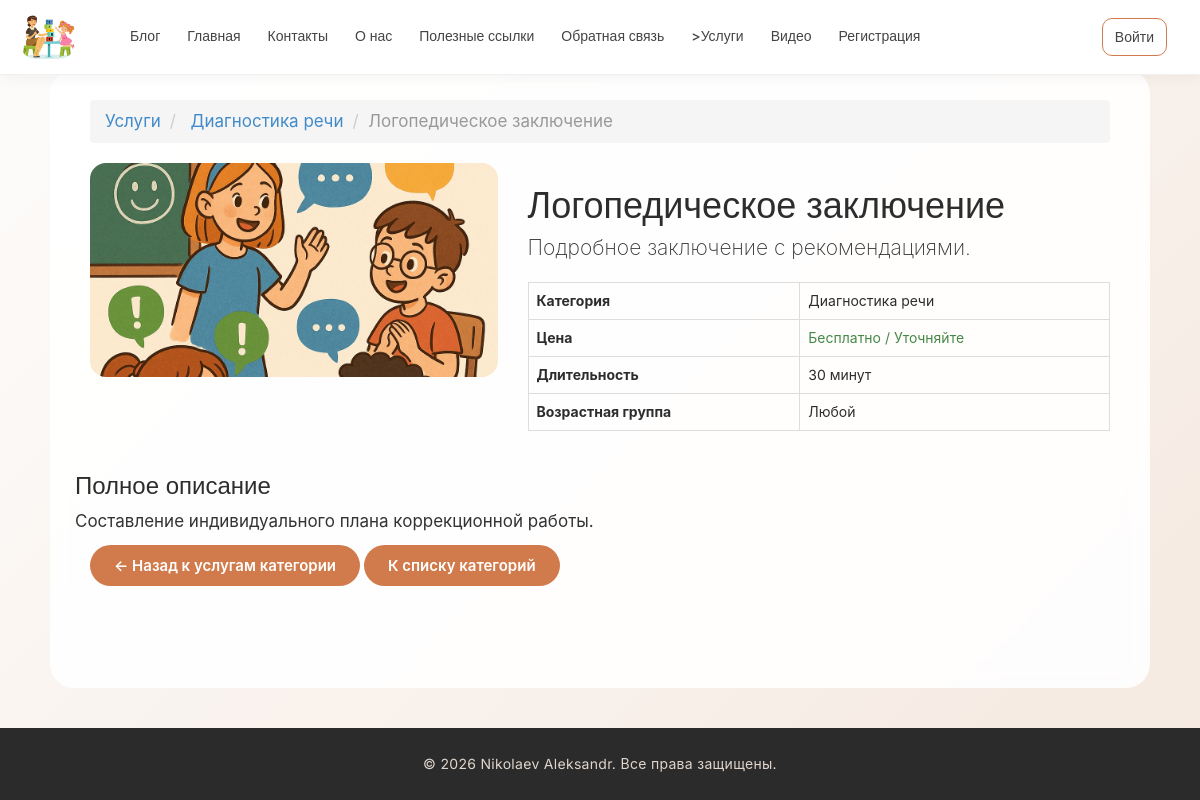
Page /service/2/ on the committed database.
### app/models.py (models this page shows, shortened)
class Service(models.Model):
    category = models.ForeignKey(ServiceCategory, on_delete=models.CASCADE,
                                 verbose_name="Категория",
                                 related_name='services')
    name = models.CharField("Название услуги", max_length=100)
    short_description = models.TextField("Краткое описание")
    description = models.TextField("Полное описание")
    price = models.DecimalField(verbose_name="Цена",
                                max_digits=10,
                                decimal_places=2,
                                blank=True,
                                help_text="Можно оставить пустым, если услуга бесплатная",
                                null=True)
    image = models.FileField(verbose_name = "Путь к картинке", blank=True)
    duration = models.CharField("Длительность", max_length=100, blank=True)
    age_group = models.CharField("Возрастная группа", max_length=100, blank = True)
    class Meta:
        verbose_name = "Услуга"
        verbose_name_plural = "Услуги"
        ordering = ['category','name']

class ServiceCategory(models.Model):
    name = models.CharField("Название категории",max_length=100)
    description = models.TextField(verbose_name ="Описание", blank=True)
    class Meta:
        verbose_name = "Категория услуги"
        verbose_name_plural = "Категории услуг"
    def get_absolute_url(self):
        return reverse('category_services', args=[str(self.id)])

### app/views.py (the view)
# urls.py: path('service/<int:service_id>/', views.service_detail, name='service_detail'),
def service_detail(request, service_id):
    service = get_object_or_404(Service, id=service_id)
    return render(request, 'app/service_detail.html', {'service': service})

### app/templates/app/service_detail.html
{% extends "app/layout.html" %}
{% load static %}
{% block content %}
<div class="container">
    <nav aria-label="breadcrumb">
        <ol class="breadcrumb">
            <li class="breadcrumb-item"><a href="{% url 'catalog' %}">Услуги</a></li>
            <li class="breadcrumb-item">
                <a href="{{ service.category.get_absolute_url }}">{{ service.category.name }}</a>
            </li>
            <li class="breadcrumb-item active">{{ service.name }}</li>
        </ol>
    </nav>
    <div class="row">
        <div class="col-md-5">
            {% if service.image %}
            <img src="{{ service.image.url }}" class="img-fluid rounded" alt="{{ service.name }}">
            {% else %}
            <div class="bg-light text-center p-5 rounded">
                <p class="text-muted">Нет изображения</p>
            </div>
            {% endif %}
        </div>
        <div class="col-md-7">
            <h1>{{ service.name }}</h1>
            <p class="lead">{{ service.short_description }}</p>
            <table class="table table-bordered">
                <tr>
                    <th>Категория</th>
                    <td>{{ service.category.name }}</td>
                </tr>
                <tr>
                    <th>Цена</th>
                    <td>
                        {% if service.price %}
                        {{ service.price }} руб.
                        {% else %}
                        <span class="text-success">Бесплатно / Уточняйте</span>
                        {% endif %}
                    </td>
                </tr>
                <tr>
                    <th>Длительность</th>
                    <td>{{ service.duration }}</td>
                </tr>
                <tr>
                    <th>Возрастная группа</th>
                    <td>{{ service.age_group }}</td>
                </tr>
            </table>
        </div>
    </div>
    <div class="row mt-4">
        <div class="col-12">
            <h3>Полное описание</h3>
            <div class="card">
                <div class="card-body">
                    {{ service.description|linebreaks }}
                </div>
            </div>
        </div>
    </div>
    <div class="mt-4">
        <a href="{{ service.category.get_absolute_url }}" class="btn btn-primary">
            ← Назад к услугам категории
        </a>
        <a href="{% url 'catalog' %}" class="btn btn-secondary">
            К списку категорий
        </a>
    </div>
</div>
{% endblock %}

### app/static/app/content/site.css (style rules this page uses)
* { margin: 0; padding: 0; box-sizing: border-box; }
body { font-family: 'Inter', -apple-system, BlinkMacSystemFont, 'Segoe UI', Roboto, sans-serif; font-weight: 400; background: linear-gradient(135deg, #fdfcfb 0%, #f5e9e0 100%); display: flex; flex-direction: column; min-height: 100vh; padding-top: 70px; color: #2d2d2d; line-height: 1.6; }
p, .description, li { font-size: 17px; font-weight: 400; line-height: 1.6; color: #333; }
img { max-width: 100%; height: auto; border-radius: 16px; }
.btn, button[type="submit"], .save { background: #d17b4c; border: none; padding: 10px 24px; border-radius: 30px; color: white; font-weight: 600; font-size: 15px; cursor: pointer; transition: all 0.2s ease; text-decoration: none; display: inline-block; }

### rows in the picture
Service: category.name "Диагностика речи", name "Логопедическое заключение", image (picture), short_description "Подробное заключение с рекомендациями.", duration "30 минут", age_group "Любой", description "Составление индивидуального плана коррекционной работы."
